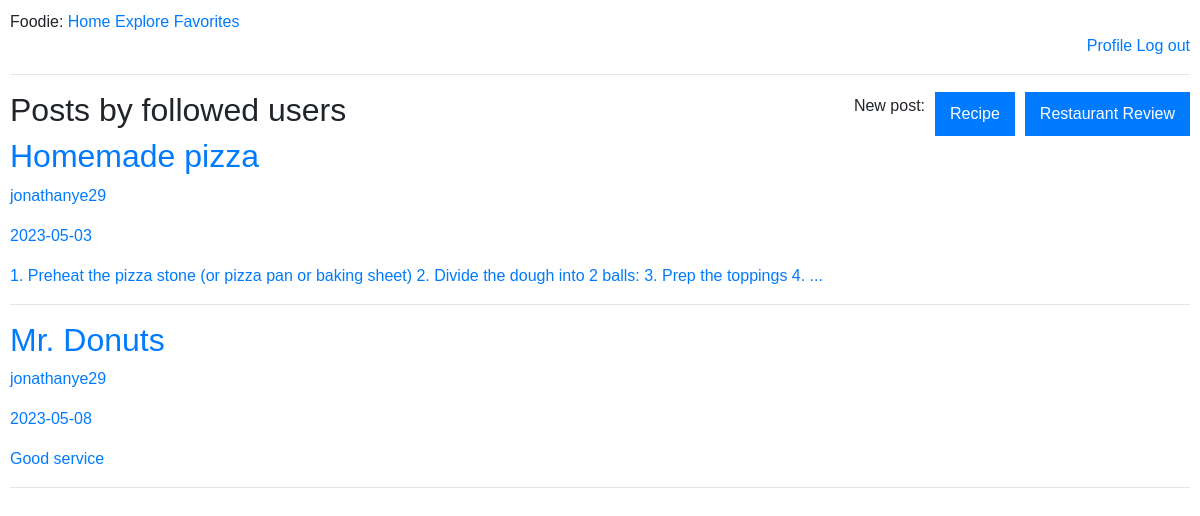
Screenshot of /index (signed in) with the database file from the repository.
### tables this page shows
CREATE TABLE recipes(
        id INTEGER PRIMARY KEY,
        title VARCHAR(100),
        timestamp TEXT,
        content TEXT,
        ingredients TEXT,
        user_id INTEGER,
        FOREIGN KEY (user_id) REFERENCES users(id) on delete cascade
    );

CREATE TABLE users (
        id INTEGER PRIMARY KEY,
        name TEXT,
        surname TEXT,
        country TEXT,
        username TEXT,
        email TEXT,
        password TEXT
    );

CREATE TABLE reviews(
        id INTEGER PRIMARY KEY,
        name VARCHAR(100),
        timestamp TEXT,
        stars INTEGER,
        content TEXT,
        location TEXT,
        user_id INTEGER,
        FOREIGN KEY (user_id) REFERENCES users(id) on delete cascade
    );

### app.py (the view)
@app.route('/')
@app.route('/index')
@token_required
def index():
    global posts, reviews
    data = jwt.decode(session['token'], token_key, algorithms=['HS256'])
    user_id_title = data['user_id']
    db = database_worker('social_net.db')
    query = f"SELECT * from users where id={user_id_title}"
    user = db.search(query=query)
    if user:
        id, name, surname, country, username, email, hash = user[0]
        query_followed = f"SELECT followed from follow where follower={user_id_title}"
        followed = db.search(query=query_followed)
        followed = [i[0] for i in followed]
        followed = tuple(followed)
        for i in followed:
            query_posts = f"SELECT title, user_id, DATE(timestamp), content, id, user_id from recipes where user_id={i}"
            query_reviews = f"SELECT name, user_id, DATE(timestamp), content, id, user_id from reviews where user_id={i}"
            posts = db.search(query=query_posts)
            reviews = db.search(query=query_reviews)
            print(posts)
            for i in range(len(posts)):
                for j in range(len(posts[i])):
                    if j == 1:
                        posts = list(posts)
                        user_id = posts[i][j]
                        query_username = f"SELECT username from users where id={user_id}"
                        username = db.search(query=query_username)
                        posts[i] = list(posts[i])
                        posts[i][j] = username[0][0]
            for i in range(len(reviews)):
                for j in range(len(reviews[i])):
                    if j == 1:
                        reviews = list(reviews)
                        user_id = reviews[i][j]
                        query_username = f"SELECT username from users where id={user_id}"
                        username = db.search(query=query_username)
                        reviews[i] = list(reviews[i])
                        reviews[i][j] = username[0][0]
            print(posts)
        return render_template('index.html', title='Home', login=True, user_id=user_id_title, user=user, posts=posts, reviews=reviews)
    return render_template('index.html', title='Home', login=True, user_id=user_id_title, user=user)

### app.py (called while the page is built)
def token_required(f):
    @wraps(f)
    def decorated(*args, **kwargs):
        if 'token' not in session:
            print("No token")
            return redirect(url_for('login'))
        try:
            print("Decoding token")
            data = jwt.decode(session['token'], token_key, algorithms=['HS256'])
        except:
            print("Wrong Token")
            return redirect(url_for('login'))
        return f(*args, **kwargs)
    return decorated

### my_lib.py (called while the page is built)
    def search(self, query):
        result = self.cursor.execute(query).fetchall()
        return result

### templates/index.html
{% extends "base.html" %}
{% block content %}
    <div class="post-options-container">
        <h2>Posts by followed users</h2>
        <div class="post-options-container">
            <p>New post:</p>
            <a href="new-recipe"><button class="new-post-btn">Recipe</button></a>
            <a href="new_review"><button class="new-post-btn">Restaurant Review</button></a>
        </div>
    </div>
    {% for post in posts %}
    <a href="{{ url_for('recipe_page', post_id=post[4]) }}">
    <div class="post">
        <h2 class="post-title">{{ post[0]}}</h2>
        <p class="post-author">{{ post[1]}}</p>
        <p class="post-date">{{ post[2]}}</p>
        <p class="post-content">{{ post[3] }}</p>
    </div>
    </a>
    <hr>
    {% endfor %}
    {% for review in reviews %}
    <a href="{{ url_for('review', id=review[4]) }}">
    <div class="post">
        <h2 class="post-title">{{ review[0]}}</h2>
        <p class="post-author">{{ review[1]}}</p>
        <p class="post-date">{{ review[2]}}</p>
        <p class="post-content">{{ review[3] }}</p>
    </div>
    <hr>
    {% endfor %}
{% endblock %}

### static/registration.css (style rules this page uses)
body, button, input, select, textarea, h1, h2, h3, h4, h5, h6, p, span, div, a { font-family: Arial, sans-serif; }

### static/my_style.css (style rules this page uses)
body, button, input, select, textarea, h1, h2, h3, h4, h5, h6, p, span, div, a { font-family: Arial, sans-serif; }
body { margin: 10px; }
.post-options-container { display: flex; flex-direction: row; justify-content: space-between; align-items: center; }
.new-post-btn { display: flex; align-items: center; padding: 10px 15px; background-color: #007bff; color: #fff; border: none; margin-left: 10px; }

### rows the page displays
recipes: title "Homemade pizza", content "1. Preheat the pizza stone (or pizza pan or baking sheet) 2. Divide the dough into 2 balls: 3. Prep the toppings 4. ..."
users: username "jonathanye29", username "jonathanye29"
reviews: name "Mr. Donuts", content "Good service"

### other values shown
{{ post[2] }} "2023-05-03"
{{ review[2] }} "2023-05-08"
